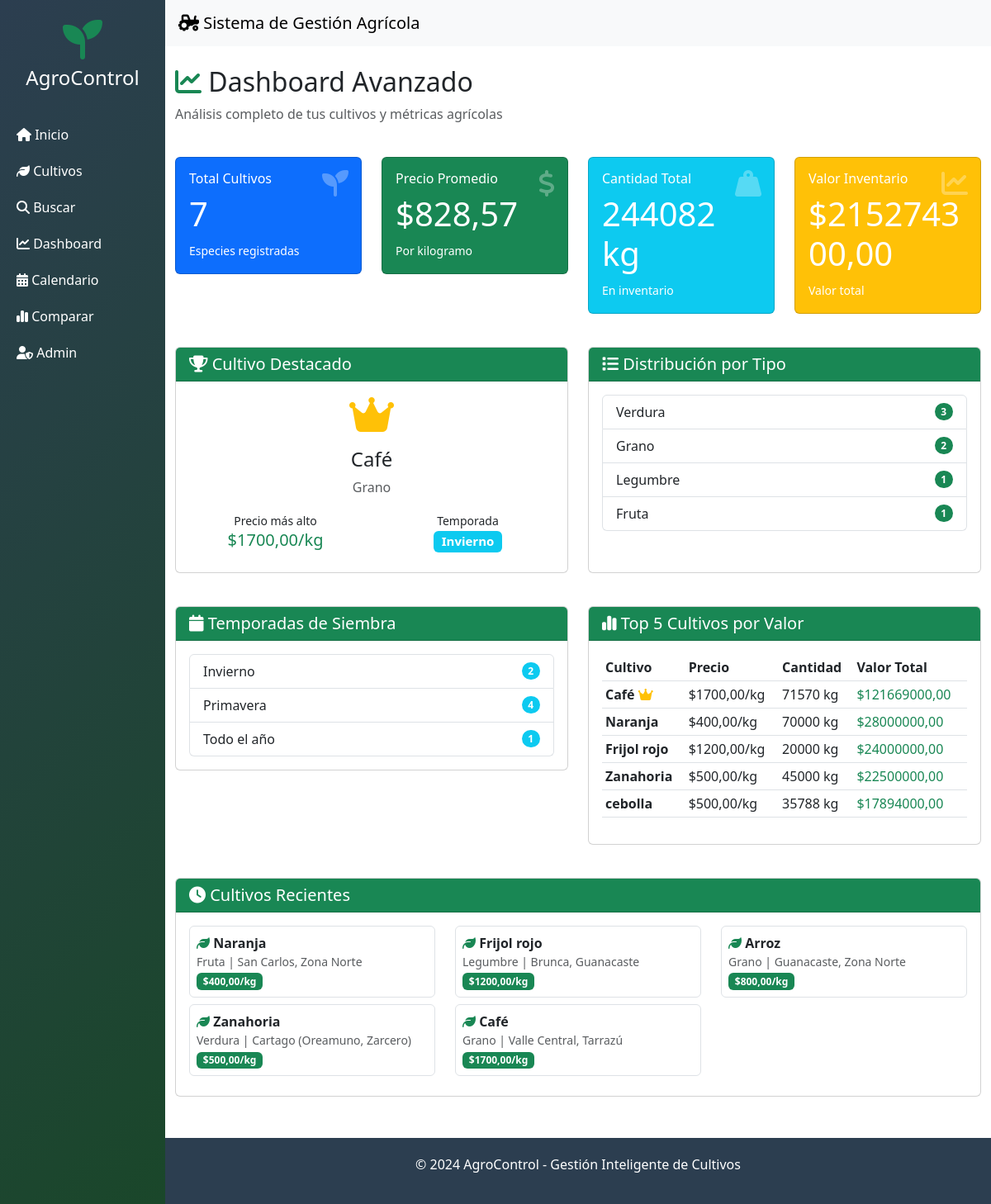
/dashboard/, run on the app's committed database.
### cultivos/models.py (models this page shows, shortened)
class Cultivo(models.Model):
    TEMPORADAS = [
        ('PRIMAVERA', 'Primavera'),
        ('VERANO', 'Verano'),
        ('OTOÑO', 'Otoño'),
        ('INVIERNO', 'Invierno'),
        ('TODO_EL_AÑO', 'Todo el año'),
    ]
    TIPOS = [
        ('GRANO', 'Grano'),
        ('FRUTA', 'Fruta'),
        ('VERDURA', 'Verdura'),
        ('TUBERCULO', 'Tubérculo'),
        ('LEGUMBRE', 'Legumbre'),
    ]
    nombre = models.CharField(max_length=100)
    tipo = models.CharField(max_length=20, choices=TIPOS, default='VERDURA')
    region = models.CharField(max_length=100)
    precio = models.DecimalField(max_digits=10, decimal_places=2)
    cantidad = models.IntegerField()
    temporada_siembra = models.CharField(max_length=20, choices=TEMPORADAS, default='PRIMAVERA')
    temporada_cosecha = models.CharField(max_length=20, choices=TEMPORADAS, default='VERANO')
    descripcion = models.TextField(blank=True, null=True)
    created_at = models.DateTimeField(auto_now_add=True)
    @property
    def valor_total(self):
        return self.precio * self.cantidad

### cultivos/views.py (the view)
# urls.py: path('dashboard/', views.dashboard_completo, name='dashboard_completo'),
def dashboard_completo(request):
    cultivos = Cultivo.objects.all()
    total_cultivos = cultivos.count()
    precio_promedio = cultivos.aggregate(Avg('precio'))['precio__avg'] or 0
    cantidad_total = cultivos.aggregate(Sum('cantidad'))['cantidad__sum'] or 0
    precio_maximo = cultivos.aggregate(Max('precio'))['precio__max'] or 0
    valor_total = sum(c.precio * c.cantidad for c in cultivos) if cultivos else 0
    temporadas_data = {}
    for cultivo in cultivos:
        temp = cultivo.get_temporada_siembra_display()
        temporadas_data[temp] = temporadas_data.get(temp, 0) + 1
    tipos_data = {}
    for cultivo in cultivos:
        tipo = cultivo.get_tipo_display()
        tipos_data[tipo] = tipos_data.get(tipo, 0) + 1
    cultivos_lista = list(cultivos)
    cultivos_lista.sort(key=lambda x: x.precio * x.cantidad, reverse=True)
    top_cultivos = cultivos_lista[:5]
    context = {
        'total_cultivos': total_cultivos,
        'precio_promedio': round(precio_promedio, 2),
        'cantidad_total': cantidad_total,
        'precio_maximo': round(precio_maximo, 2),
        'valor_total_inventario': round(valor_total, 2),
        'temporadas': temporadas_data,
        'tipos': tipos_data,
        'cultivo_mas_caro': cultivos.order_by('-precio').first(),
        'top_cultivos': top_cultivos,
        'cultivos_recientes': cultivos.order_by('-id')[:5],
    }
    return render(request, 'dashboard.html', context)

### cultivos/templates/dashboard.html (shortened to what this page needs)
{% extends 'base.html' %}
{% block contenido %}
<div class="row mb-4">
    <div class="col">
        <h2><i class="fas fa-chart-line text-success"></i> Dashboard Avanzado</h2>
        <p class="text-muted">Análisis completo de tus cultivos y métricas agrícolas</p>
    </div>
</div>
<div class="row mb-4">
    <div class="col-md-3 mb-3">
        <div class="card stat-card bg-primary text-white">
            <div class="card-body position-relative">
                <i class="fas fa-seedling dashboard-icon"></i>
                <h6 class="card-title">Total Cultivos</h6>
                <h2 class="display-6">{{ total_cultivos|default:"0" }}</h2>
                <small>Especies registradas</small>
            </div>
        </div>
    </div>
    <div class="col-md-3 mb-3">
        <div class="card stat-card bg-success text-white">
            <div class="card-body position-relative">
                <i class="fas fa-dollar-sign dashboard-icon"></i>
                <h6 class="card-title">Precio Promedio</h6>
                <h2 class="display-6">${{ precio_promedio|default:"0" }}</h2>
                <small>Por kilogramo</small>
            </div>
        </div>
    </div>
    <div class="col-md-3 mb-3">
        <div class="card stat-card bg-info text-white">
            <div class="card-body position-relative">
                <i class="fas fa-weight-hanging dashboard-icon"></i>
                <h6 class="card-title">Cantidad Total</h6>
                <h2 class="display-6">{{ cantidad_total|default:"0" }} kg</h2>
                <small>En inventario</small>
            </div>
        </div>
    </div>
    <div class="col-md-3 mb-3">
        <div class="card stat-card bg-warning text-white">
            <div class="card-body position-relative">
                <i class="fas fa-chart-line dashboard-icon"></i>
                <h6 class="card-title">Valor Inventario</h6>
                <h2 class="display-6">${{ valor_total_inventario|default:"0" }}</h2>
                <small>Valor total</small>
            </div>
        </div>
    </div>
</div>
<div class="row mb-4">
    <div class="col-md-6 mb-3">
        <div class="card h-100">
            <div class="card-header bg-success text-white">
                <h5 class="mb-0"><i class="fas fa-trophy"></i> Cultivo Destacado</h5>
            </div>
            <div class="card-body text-center">
                {% if cultivo_mas_caro %}
                    <i class="fas fa-crown text-warning fa-3x mb-3"></i>
                    <h4>{{ cultivo_mas_caro.nombre }}</h4>
                    <p class="text-muted">{{ cultivo_mas_caro.get_tipo_display }}</p>
                    <div class="row">
                        <div class="col-6">
                            <small>Precio más alto</small>
                            <h5 class="text-success">${{ cultivo_mas_caro.precio }}/kg</h5>
                        </div>
                        <div class="col-6">
                            <small>Temporada</small>
                            <h5><span class="badge bg-info">{{ cultivo_mas_caro.get_temporada_siembra_display }}</span></h5>
                        </div>
                    </div>
                {% else %}
                    <p class="text-muted">✨ Agrega cultivos para ver el destacado</p>
                {% endif %}
            </div>
        </div>
    </div>
    <div class="col-md-6 mb-3">
        <div class="card h-100">
            <div class="card-header bg-success text-white">
                <h5 class="mb-0"><i class="fas fa-list"></i> Distribución por Tipo</h5>
            </div>
            <div class="card-body">
                {% if tipos %}
                    <ul class="list-group">
                        {% for tipo, count in tipos.items %}
                        <li class="list-group-item d-flex justify-content-between align-items-center">
                            {{ tipo }}
                            <span class="badge bg-success rounded-pill">{{ count }}</span>
                        </li>
                        {% endfor %}
                    </ul>
                {% else %}
                    <p class="text-muted text-center">Sin datos para mostrar</p>
                {% endif %}
            </div>
        </div>
    </div>
</div>
<div class="row mb-4">
    <div class="col-md-6 mb-3">
        <div class="card">
            <div class="card-header bg-success text-white">
                <h5 class="mb-0"><i class="fas fa-calendar"></i> Temporadas de Siembra</h5>
            </div>
            <div class="card-body">
                {% if temporadas %}
                    <ul class="list-group">
                        {% for temp, count in temporadas.items %}
                        <li class="list-group-item d-flex justify-content-between align-items-center">
                            {{ temp }}
                            <span class="badge bg-info rounded-pill">{{ count }}</span>
                        </li>
                        {% endfor %}
                    </ul>
                {% else %}
                    <p class="text-muted text-center">Sin datos para mostrar</p>
                {% endif %}
            </div>
        </div>
    </div>
    <div class="col-md-6 mb-3">
        <div class="card">
            <div class="card-header bg-success text-white">
                <h5 class="mb-0"><i class="fas fa-chart-simple"></i> Top 5 Cultivos por Valor</h5>
            </div>
            <div class="card-body">
                <div class="table-responsive">
                    <table class="table table-sm">
                        <thead>
                            <tr>
                                <th>Cultivo</th>
                                <th>Precio</th>
                                <th>Cantidad</th>
                                <th>Valor Total</th>
                            </tr>
                        </thead>
                        <tbody>
                            {% for cultivo in top_cultivos %}
                            <tr>
                                <td>
                                    <strong>{{ cultivo.nombre }}</strong>
                                    {% if forloop.first %} <i class="fas fa-crown text-warning"></i>{% endif %}
                                </td>
                                <td>${{ cultivo.precio }}/kg</td>
                                <td>{{ cultivo.cantidad }} kg</td>
                                <td class="text-success">${{ cultivo.valor_total }}</td>
                            </tr>
                            {% empty %}
                            <tr>
                                <td colspan="4" class="text-center text-muted">No hay cultivos</td>
                            </tr>
                            {% endfor %}
                        </tbody>
                    </table>
                </div>
            </div>
        </div>
    </div>
</div>
<div class="row">
    <div class="col-12">
        <div class="card">
            <div class="card-header bg-success text-white">
                <h5 class="mb-0"><i class="fas fa-clock"></i> Cultivos Recientes</h5>
            </div>
            <div class="card-body">
                <div class="row">
                    {% for cultivo in cultivos_recientes %}
                    <div class="col-md-4 mb-2">
                        <div class="border rounded p-2">
                            <i class="fas fa-leaf text-success"></i>
                            <strong>{{ cultivo.nombre }}</strong>
                            <small class="text-muted d-block">{{ cultivo.get_tipo_display }} | {{ cultivo.region }}</small>
                            <span class="badge bg-success">${{ cultivo.precio }}/kg</span>
                        </div>
                    </div>
                    {% empty %}
                    <div class="col-12 text-center text-muted">No hay cultivos registrados</div>
                    {% endfor %}
                </div>
            </div>
        </div>
    </div>
</div>
{% endblock %}

### cultivos/templates/dashboard.html (style rules this page uses)
.stat-card { transition: transform 0.3s, box-shadow 0.3s; cursor: pointer; }
.dashboard-icon { font-size: 2rem; opacity: 0.3; position: absolute; right: 15px; top: 15px; }

### data on the page
Cultivo: nombre "Café", tipo "Grano", precio "1700,00", temporada_siembra "Invierno", cantidad "71570", valor_total "121669000,00", region "Valle Central, Tarrazú"
Cultivo: temporada_siembra "Primavera", id "4", nombre "Zanahoria", precio "500,00", cantidad "45000", valor_total "22500000,00", tipo "Verdura", region "Cartago (Oreamuno, Zarcero)"
Cultivo: nombre "Naranja", precio "400,00", cantidad "70000", valor_total "28000000,00", tipo "Fruta", region "San Carlos, Zona Norte"
Cultivo: nombre "Frijol rojo", precio "1200,00", cantidad "20000", valor_total "24000000,00", tipo "Legumbre", region "Brunca, Guanacaste"
Cultivo: nombre "cebolla", precio "500,00", cantidad "35788", valor_total "17894000,00"
Cultivo: nombre "Arroz", tipo "Grano", region "Guanacaste, Zona Norte", precio "800,00"

### other printed values
{{ total_cultivos|default:"0" }} "7"
{{ precio_promedio|default:"0" }} "828,57"
{{ cantidad_total|default:"0" }} "244082"
{{ valor_total_inventario|default:"0" }} "215274300,00"
{{ tipo }} "Verdura" "Grano" "Legumbre" "Fruta"
{{ count }} "3" "2" "1" "1"
{{ temp }} "Invierno" "Todo el año"
{{ count }} "2" "1"
